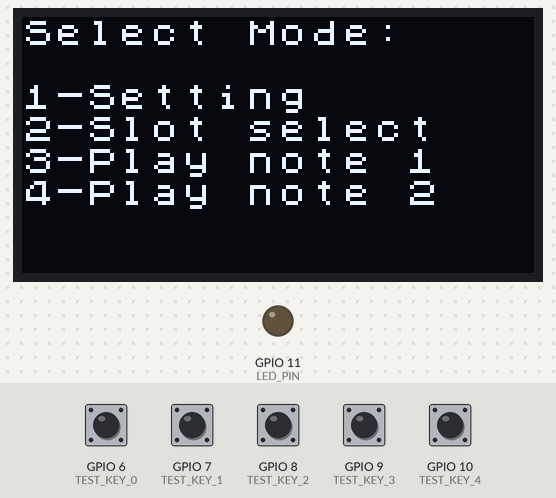
This sketch was run on a simulated ESP32-S3. Parts: 128×64 one-colour display, output pins drawn as LEDs (lit = HIGH). Dashed ring = blinking. The inputs (shaded band) are chosen by the test bench; at power-on: GPIO 6 (TEST_KEY_0), GPIO 7 (TEST_KEY_1), GPIO 8 (TEST_KEY_2), GPIO 9 (TEST_KEY_3), GPIO 10 (TEST_KEY_4) LOW. Random numbers use the default seed unless the sketch sets one.

Above: at 1.4 s.
1.5 s: GPIO 7 (TEST_KEY_1) pulled HIGH for 0.15 s
At 2.4 s:
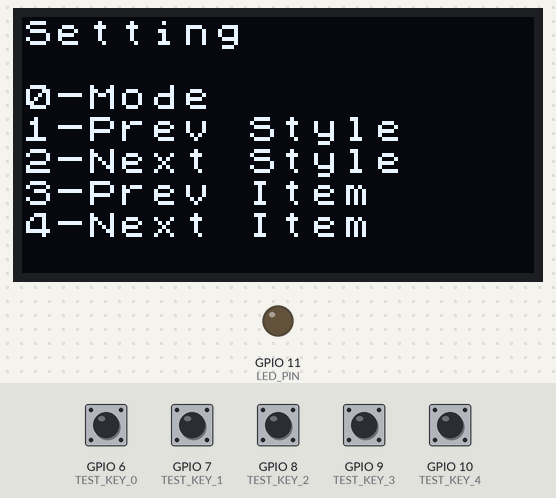
3.3 s: GPIO 6 (TEST_KEY_0) pulled HIGH for 0.15 s
At 3.58 s:
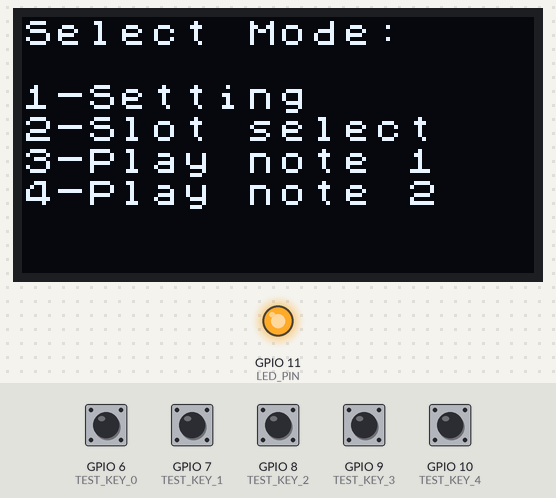
5.1 s: GPIO 8 (TEST_KEY_2) pulled HIGH for 0.15 s
At 5.39 s:
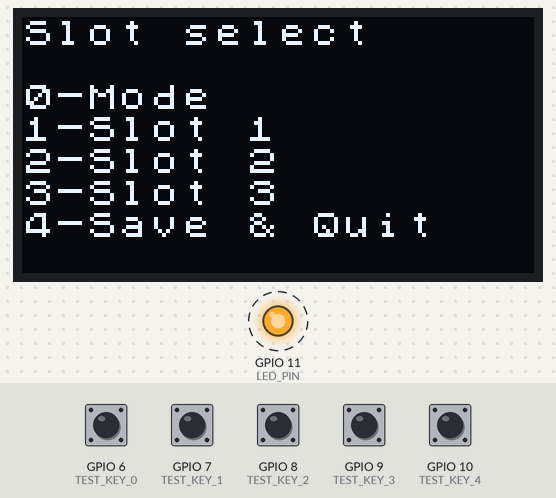
5.8 s: GPIO 10 (TEST_KEY_4) pulled HIGH for 0.15 s
At 6.19 s:
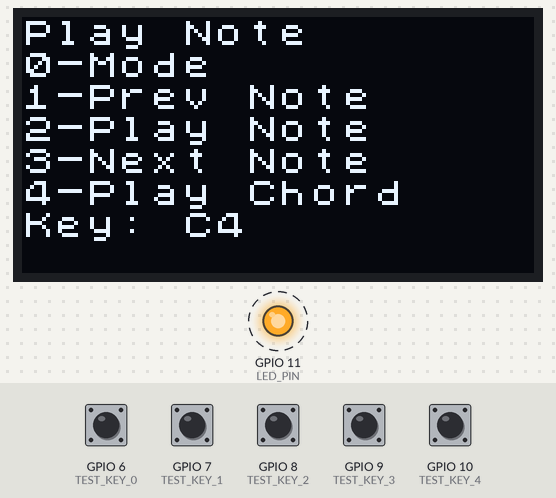
6.5 s: GPIO 9 (TEST_KEY_3) pulled HIGH for 0.15 s
At 8.0 s:
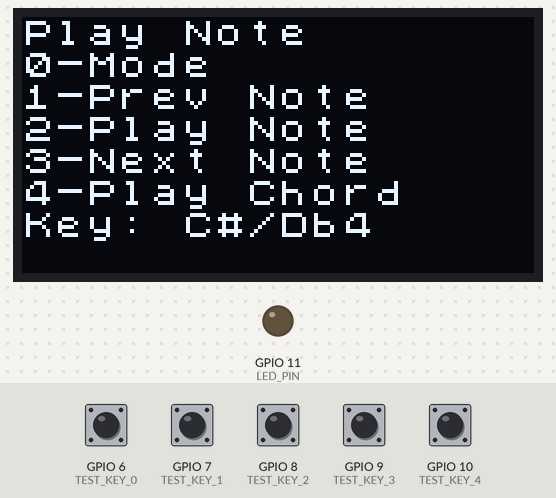
8.5 s: GPIO 9 (TEST_KEY_3) pulled HIGH for 1 s
At 9.5 s:
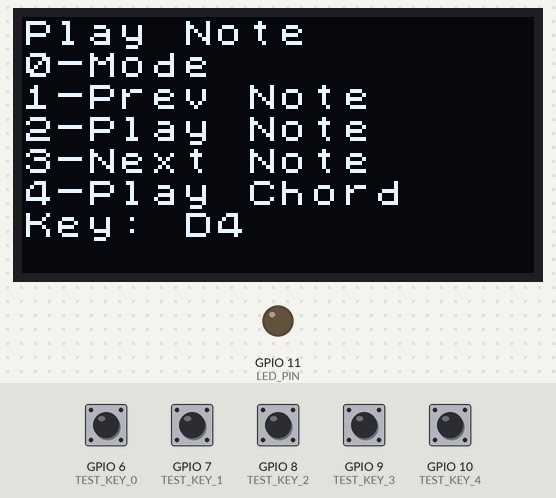
Timing chart, 0 to 11.5 s (numbered marks = the images above; inputs shaded):
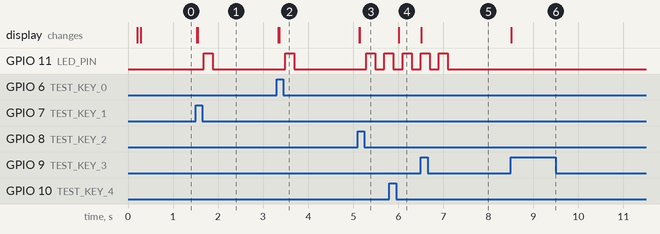

Measured:
- after the input at 1.5 s, GPIO 11 (LED_PIN): LOW → HIGH after 0.18 s, → LOW 0.20 s later; the display: first changes at once (image 1 shows a later state)
- after the input at 3.3 s, GPIO 11 (LED_PIN): LOW → HIGH after 0.19 s, → LOW 0.20 s later; the display: first changes at once (image 2 shows a later state)
- after the input at 5.1 s, GPIO 11 (LED_PIN): LOW → HIGH after 0.19 s, → LOW 0.20 s later, → HIGH 0.20 s later; the display: first changes at once (image 3 shows a later state)
- after the input at 5.8 s, the display: changes after 0.21 s (image 4)
- after the input at 6.5 s, the display: changes at once (image 5)
- after the input at 8.5 s, the display: changes at once (image 6)

The sketch:

LEDPianoTester.ino
```cpp
#include "Ticker.h"
#include "MIDIUSB.h"
#include <U8x8lib.h>
// Config for Teensy 2.0

U8X8_SSD1306_128X64_NONAME_SW_I2C u8x8(/* clock=*/ 12, /* data=*/ 13, /* reset=*/ U8X8_PIN_NONE);

#define TEST_KEY_0 6
#define TEST_KEY_1 7
#define TEST_KEY_2 8
#define TEST_KEY_3 9
#define TEST_KEY_4 10
#define LED_PIN 11

#define START_NOTE 21 // A0
#define STOP_NOTE 108 // C8

#define TRIGGER_LEVEL true
#define IDLE_LEVEL false

uint8_t mode = 0; // 0:mode select, 1:setting, 2:config select, 3:run keys, 4:one key
bool testKeyStatus[5] = {IDLE_LEVEL, IDLE_LEVEL, IDLE_LEVEL, IDLE_LEVEL, IDLE_LEVEL};
bool ledStatus = false;
int ledCounter = 0;

const static uint8_t numChord = 10;
const static uint8_t chordList[numChord] = {0, 4, 7, 10, 12, 16, 19, 22, 24, 28};

uint8_t currentKey = 60; // C4

bool allKeyIdle() {
  for (int i = 0; i < 5; ++i) {
    if (testKeyStatus[i] == TRIGGER_LEVEL) {
      return false;
    }
  }
  return true;
}

void blinkLed(int times) {
  ledCounter = times;
  ledStatus = false;
  digitalWrite(LED_PIN, LOW);
}

void noteOn(uint8_t pitch, uint8_t velocity, uint8_t channel) {
  midiEventPacket_t noteOn = {0x09, channel | 0x90, pitch, velocity};
  MidiUSB.sendMIDI(noteOn);
}

void noteOff(uint8_t pitch, uint8_t velocity, uint8_t channel) {
  midiEventPacket_t noteOff = {0x08, channel | 0x80, pitch, velocity};
  MidiUSB.sendMIDI(noteOff);
}

void key0Press() {
  mode = 0;
  blinkLed(1);
  showOnScreen();
}

void key0Release() {
  // Do nothing
}

void key1Press() {
  int randVelocity = random(10, 127);
  switch (mode) {
    case 0:
      mode = 1;
      blinkLed(1);
      showOnScreen();
      break;

    case 1:
      noteOn(21, 100, 1);
      break;

    case 2:
      noteOn(103, 100, 1);
      break;

    case 3:
      if (currentKey - 1 < START_NOTE) {
        currentKey = STOP_NOTE;
      } else {
        currentKey -= 1;
      }
      noteOn(currentKey, randVelocity, 1);
      showCurrentNote();
      break;

    case 4:
      if (currentKey - 1 < START_NOTE) {
        currentKey = STOP_NOTE;
      } else {
        currentKey -= 1;
      }
      showCurrentNote();
      break;

    default: break;
  }
}

void key1Release() {
  switch (mode) {
    case 0:
      break;

    case 1:
      noteOff(21, 0, 1);
      break;

    case 2:
      noteOff(103, 0, 1);
      break;

    case 3:
      noteOff(currentKey, 0, 1);
      break;

    case 4:
      break;

    default: break;
  }
}

void key2Press() {
  int randVelocity = random(10, 127);
  switch (mode) {
    case 0:
      mode = 2;
      blinkLed(2);
      showOnScreen();
      break;

    case 1:
      noteOn(22, 100, 1);
      break;

    case 2:
      noteOn(104, 100, 1);
      break;

    case 3:
    case 4:
      noteOn(currentKey, randVelocity, 1);
      break;

    default: break;
  }
}

void key2Release() {
  switch (mode) {
    case 0:
      break;

    case 1:
      noteOff(22, 0, 1);
      break;

    case 2:
      noteOff(104, 0, 1);
      break;

    case 3:
    case 4:
      noteOff(currentKey, 0, 1);
      break;

    default: break;
  }
}

void key3Press() {
  int randVelocity = random(10, 127);
  switch (mode) {
    case 0:
      mode = 3;
      blinkLed(3);
      showOnScreen();
      break;

    case 1:
      noteOn(23, 100, 1);
      break;

    case 2:
      noteOn(105, 100, 1);
      break;

    case 3:
      if (currentKey + 1 > STOP_NOTE) {
        currentKey = START_NOTE;
      } else {
        currentKey += 1;
      }
      noteOn(currentKey, randVelocity, 1);
      showCurrentNote();
      break;

    case 4:
      if (currentKey + 1 > STOP_NOTE) {
        currentKey = START_NOTE;
      } else {
        currentKey += 1;
      }
      showCurrentNote();
      break;

    default: break;
  }
}

void key3Release() {
  switch (mode) {
    case 0:
      break;

    case 1:
      noteOff(23, 0, 1);
      break;

    case 2:
      noteOff(105, 0, 1);
      break;

    case 3:
      noteOff(currentKey, 0, 1);
      break;

    case 4:
      break;

    default: break;
  }
}

void key4Press() {
  int randVelocity = random(10, 127);
  switch (mode) {
    case 0:
      mode = 4;
      blinkLed(4);
      showOnScreen();
      break;

    case 1:
      noteOn(24, 100, 1);
      break;

    case 2:
      noteOn(108, 100, 1);
      break;

    case 3:
    case 4:
      for (int i = 0; i < numChord; ++i) {
        if (currentKey + chordList[i] < 128) {
          noteOn(currentKey + chordList[i], randVelocity, 1);
        }
      }
      break;

    default: break;
  }
}

void key4Release() {
  switch (mode) {
    case 0:
      break;

    case 1:
      noteOff(24, 0, 1);
      break;

    case 2:
      noteOff(108, 0, 1);
      mode = 3;
      showOnScreen();
      blinkLed(3);
      break;

    case 3:
    case 4:
      for (int i = 0; i < numChord; ++i) {
        if (currentKey + chordList[i] < 128) {
          noteOff(currentKey + chordList[i], 0, 1);
        }
      }
    default: break;
  }
}

void keyPressCheck() {
  for (int k = 0; k < 5; ++k) {
    int testKeyPin = TEST_KEY_0 + k;
    bool val = digitalRead(testKeyPin);
    if (val != testKeyStatus[k]) {
      if (val == IDLE_LEVEL) {
        switch (k) {
          case 0: key0Release(); break;
          case 1: key1Release(); break;
          case 2: key2Release(); break;
          case 3: key3Release(); break;
          case 4: key4Release(); break;
          default: break;
        }
      } else {
        if (allKeyIdle()) {
          switch (k) {
            case 0: key0Press(); break;
            case 1: key1Press(); break;
            case 2: key2Press(); break;
            case 3: key3Press(); break;
            case 4: key4Press(); break;
            default: break;
          }
        }
      }
      testKeyStatus[k] = val;
    }
  }
}

String getNoteName(uint8_t note) {
  uint8_t noteName = note % 12;
  int octave = int(note) / 12 - 1;
  String res = "Key: ";
  switch (noteName) {
    case 0: res += "C"; break;
    case 1: res += "C#/Db"; break;
    case 2: res += "D"; break;
    case 3: res += "D#/Eb"; break;
    case 4: res += "E"; break;
    case 5: res += "F"; break;
    case 6: res += "F#/Gb"; break;
    case 7: res += "G"; break;
    case 8: res += "G#/Ab"; break;
    case 9: res += "A"; break;
    case 10: res += "A#/Bb"; break;
    case 11: res += "B"; break;
    default: res += ""; break;
  }
  res += String(octave) + "     ";
  return res;
}

void showCurrentNote() {
  u8x8.drawString(0, 6, getNoteName(currentKey).c_str());
}

void showOnScreen() {
  u8x8.setFont(u8x8_font_chroma48medium8_r);
  u8x8.clear();
  switch (mode) {
    case 0:
      u8x8.drawString(0, 0, "Select Mode:");
      u8x8.drawString(0, 2, "1-Setting");
      u8x8.drawString(0, 3, "2-Slot select");
      u8x8.drawString(0, 4, "3-Play note 1");
      u8x8.drawString(0, 5, "4-Play note 2");
      break;

    case 1:
      u8x8.drawString(0, 0, "Setting");
      u8x8.drawString(0, 2, "0-Mode");
      u8x8.drawString(0, 3, "1-Prev Style");
      u8x8.drawString(0, 4, "2-Next Style");
      u8x8.drawString(0, 5, "3-Prev Item");
      u8x8.drawString(0, 6, "4-Next Item");
      break;

    case 2:
      u8x8.drawString(0, 0, "Slot select");
      u8x8.drawString(0, 2, "0-Mode");
      u8x8.drawString(0, 3, "1-Slot 1");
      u8x8.drawString(0, 4, "2-Slot 2");
      u8x8.drawString(0, 5, "3-Slot 3");
      u8x8.drawString(0, 6, "4-Save & Quit");
      break;

    case 3:
    case 4:
      u8x8.drawString(0, 0, "Play Note");
      u8x8.drawString(0, 1, "0-Mode");
      u8x8.drawString(0, 2, "1-Prev Note");
      u8x8.drawString(0, 3, "2-Play Note");
      u8x8.drawString(0, 4, "3-Next Note");
      u8x8.drawString(0, 5, "4-Play Chord");
      showCurrentNote();
      break;

    default: break;
  }
}

void ledCheck() {
  if (ledStatus) {
    ledStatus = false;
    digitalWrite(LED_PIN, LOW);
  } else {
    if (ledCounter > 0) {
      ledStatus = true;
      digitalWrite(LED_PIN, HIGH);
      --ledCounter;
    }
  }
}

Ticker keyTimer(keyPressCheck, 1000 / 144);
Ticker ledTimer(ledCheck, 200);

void setup() {
  pinMode(TEST_KEY_0, INPUT);
  pinMode(TEST_KEY_1, INPUT);
  pinMode(TEST_KEY_2, INPUT);
  pinMode(TEST_KEY_3, INPUT);
  pinMode(TEST_KEY_4, INPUT);
  pinMode(LED_PIN, OUTPUT);
  keyTimer.start();
  ledTimer.start();

  delay(200);
  u8x8.begin();
  u8x8.setPowerSave(0);
  showOnScreen();
}

midiEventPacket_t rx;

void loop() {
  keyTimer.update();
  ledTimer.update();
  do {
    rx = MidiUSB.read();
    if (rx.header != 0) {
      blinkLed(1);
    }
  } while (rx.header != 0);
}
```
